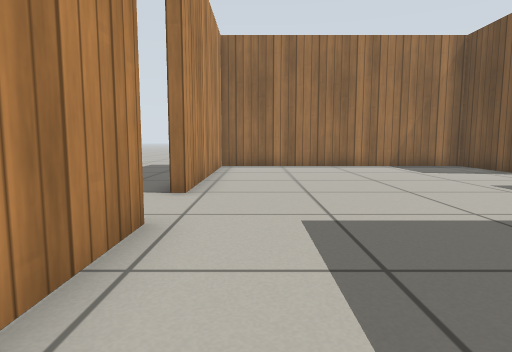
view 1 (above)

14 first-person views from a walk through a robot-simulator world made for Gazebo. The camera is 0.5 m above the floor, tilts 6° down and sees 75° across. The floor is counted in squares, 0.5 m on a side. Each view is taken from the middle of a square. On the plan, view 1 faces up. The plan holds only what a view shows up to about 12 squares ahead; the rest is blank. The robots in the file are not drawn. Simple patterns stand in for the simulator's built-in surfaces.

view 2
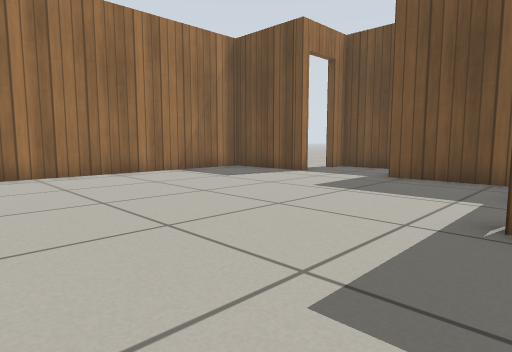

view 3
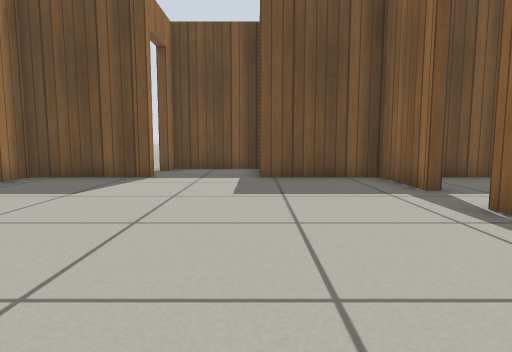

view 4
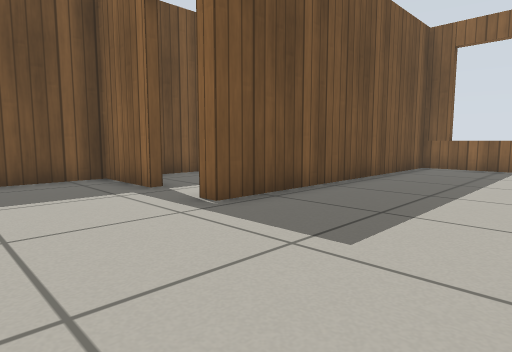

view 5
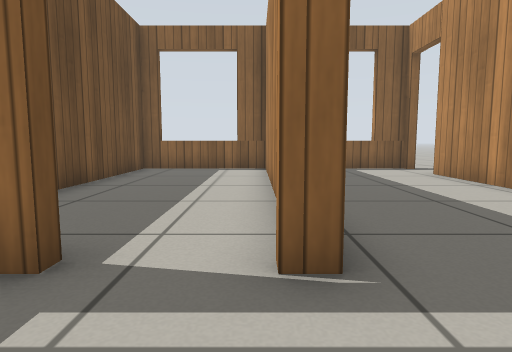

view 6
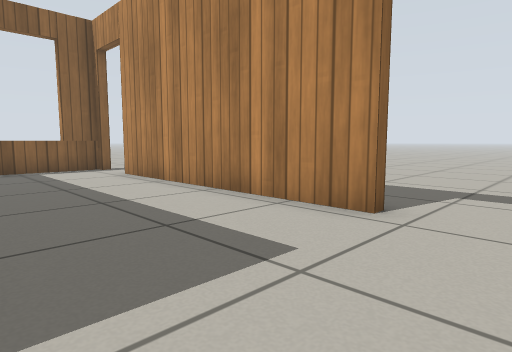

view 7
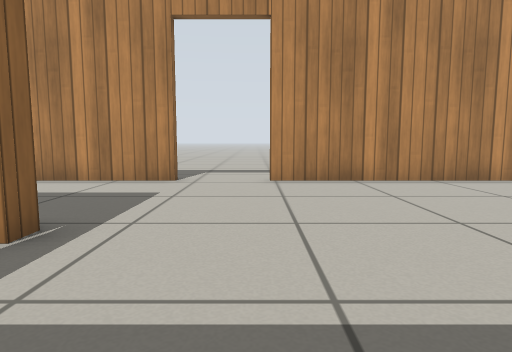

view 8
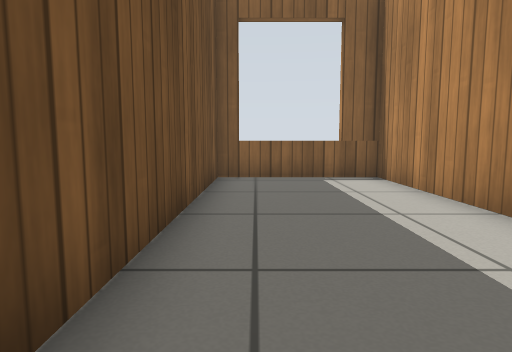

view 9
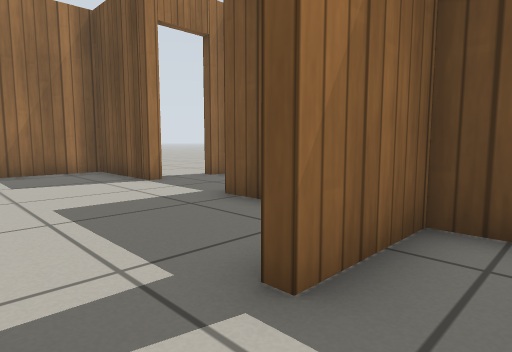

view 10
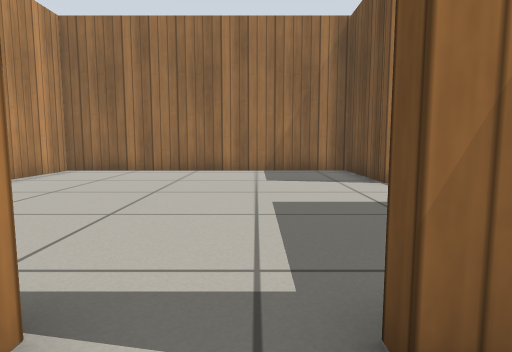

view 11
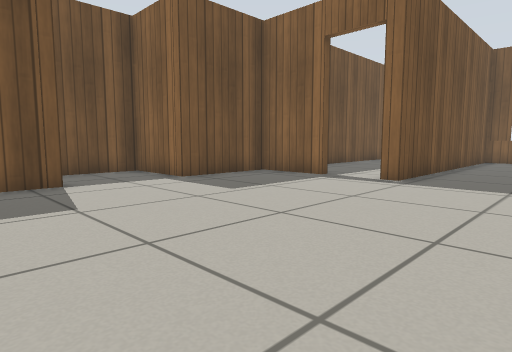

view 12
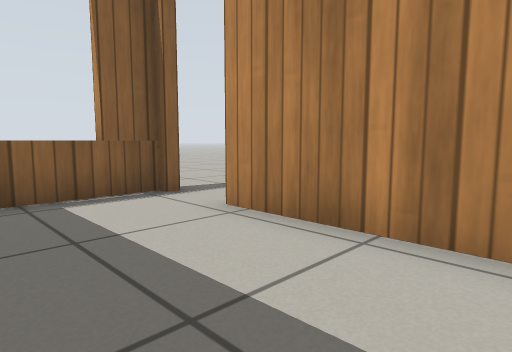

view 13
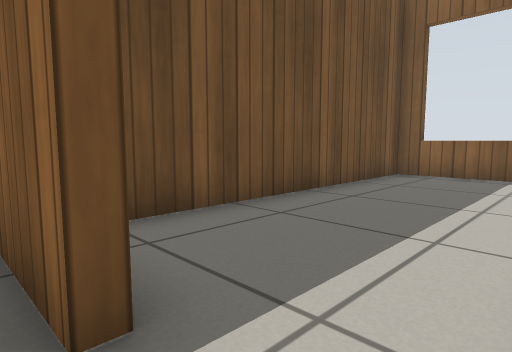

view 14
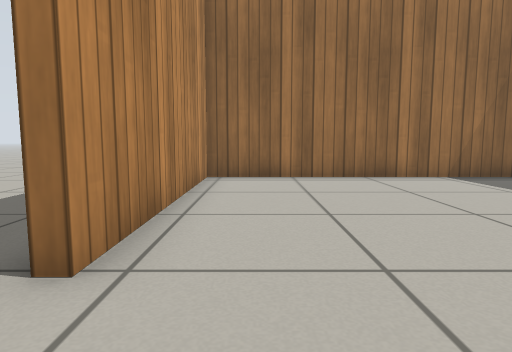

### Floor plan
Points are (right, up) in squares from view 1. A wall is a line through its corners. A room is listed if a view was taken in it or the views show most of it. See-through windows are left out.
Room 1 (views 1, 2, 3, 4, 5, 6, 7, 11, 12, 13, 14)
walls: (5.6, 3.6) (8, 3.6) (8, 6.9) (10.7, 6.9) (10.7, 9.9) (10, 9.9); (-1.4, 4) (-1.4, -4.1); (8.5, 9.9) (8, 9.9) (8, 13.2) (-1.4, 13.2) (-1.4, 6.4); (-1.4, -6.1) (3.3, -6.1) (3.3, 3.6) (3.9, 3.6)
ways out: open door at (4.7, 3.3) to room 2; open door at (-1.5, -4.5); open door at (-1.5, 5); open door at (9.5, 10)
Room 2 (views 8, 9, 10)
walls: (3.6, 0.4) (3.6, -6.1) (8, -6.1) (8, 3.3) (5.6, 3.3)
ways out: open door at (4.7, 3.3) to room 1

Where each view was taken, in squares from view 1:
view 1: 0 up, 0 right, facing up
view 2: 3 up, 1 left, facing up-right
view 3: 7 up, 1 left, facing right
view 4: 7 up, 1 left, facing down-right
view 5: 6 up, 4 right, facing down
view 6: 6 up, 3 right, facing down-left
view 7: 6 up, 7 right, facing left
view 8: 3 up, 7 right, facing down
view 9: 2 up, 4 right, facing up-right
view 10: 2 up, 5 right, facing up
view 11: 12 up, 0 right, facing down-right
view 12: 0 up, 2 right, facing down-left
view 13: 4 up, 4 right, facing down-right
view 14: 4 up, 0 right, facing up
